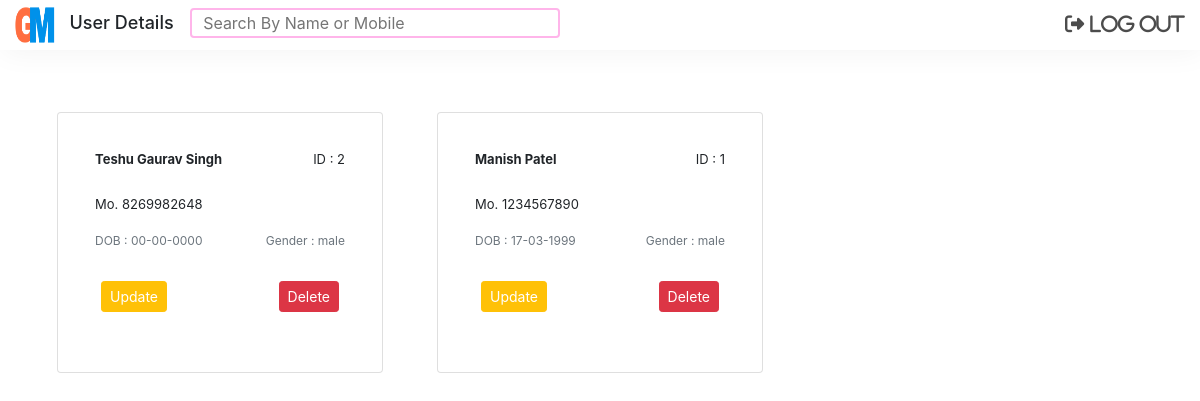
The app's page /admin/user/user-details.php (signed in) with its own data.
### tables this page shows
CREATE TABLE `user` (
  `user_id` int(10) NOT NULL,
  `mobile_number` varchar(10) NOT NULL,
  `password` varchar(100) NOT NULL,
  `role` varchar(50) NOT NULL,
  `user_wallet_owner` int(1) NOT NULL,
  `user_wallet` varchar(100) NOT NULL,
  `user_wallet_expiry` varchar(21) NOT NULL,
  `user_full_name` varchar(200) NOT NULL,
  `user_dob` varchar(20) NOT NULL,
  `user_gender` varchar(6) NOT NULL,
  `user_loc_id` int(10) NOT NULL,
  `user_entry_date` varchar(21) NOT NULL,
  `user_update_date` varchar(21) NOT NULL
);

### admin/user/user-details.php (the view, shortened to what this page needs)
<?php
	require_once '../control/identification.php';
?>
<!DOCTYPE html>
<html lang="en">
<head>
    <link rel="stylesheet" href="https://maxcdn.bootstrapcdn.com/bootstrap/4.0.0/css/bootstrap.min.css"
>
</head>
<body>
    <header class="navigation fix-nav">
        <div class="logo-img">
            <div class="d-inline-block">
                <a href="#" class="logo"><img src="../../sys_images/logo.png" alt="logo"></a>
            </div>
            <div class="d-inline-block">
                <h1>User Details</h1>
            </div>
			<span class="p-1 ml-2 search-bar-header">
				<input class="rounded search-input" type="text" name="search-header" id="search" placeholder="&nbsp;&nbsp;Search By Name or Mobile">
			</span>
        </div>
        <div class="right-menu">
            <a href="../login/logout.php" class="fa fa-sign-out">
                <span aria-hidden="true">Log Out</span>
            </a>
        </div>
    </header>
    <section class="home-body-content">
        <div class="container">
            <div class="row">
			<?php
				$user = "select user_id, user_full_name, mobile_number, user_dob, user_gender from user order by user_id desc";
				$user_result = mysqli_query($conn, $user);
				if(mysqli_num_rows($user_result)<=0)
					echo "<div class='text-center p-4'>No Users Yet.</div>";
				else{
					while($user_row=mysqli_fetch_assoc($user_result)){
			?>
                <div class="col-lg-4 col-md-4">
                    <div class="card my_card">
                        <div class="card-body">
                            <div class="d-flex mb-3 NU">
                                <div class="p-2 mr-auto"><b><?php echo $user_row['user_full_name'];?></b></div>
                                <div class="p-2">ID : <?php echo $user_row['user_id'];?></div>
                            </div>
                            <div class="d-flex mb-3">
                                <div class="p-2 mr-auto NU">Mo. <?php echo $user_row['mobile_number'];?></div>
                            </div>
                            <div class="d-flex mb-3 DG name">
                                <div class="p-2 mr-auto text-muted">DOB : <?php echo $user_row['user_dob'];?></div>
                                <div class="p-2 text-muted">Gender : <?php echo $user_row['user_gender'];?></div>
                            </div>
                            <div class="d-flex mb-3 buttoning">
                                <div class="p-2 mr-auto">
                                    <a href="update-pass-interface.php?uid=<?php echo $user_row['user_id'];?>&mno=<?php echo $user_row['mobile_number'];?>"><button class="btn btn-sm btn-warning" id="left" style="color:white">
                                        Update
                                    </button></a>
                                </div>
                                <div class="p-2">
                                    <a href="delete-account.php?uid=<?php echo $user_row['user_id'];?>"><button class="btn btn-sm btn-danger" id="right" style="color:white">
                                        Delete
                                    </button></a>
                                </div>
                            </div>
                        </div>
                    </div>
                </div>
                <?php
					}
				}
				?>
            </div>
        </div>
    </section>
</body>
</html>

### admin/user/user-details.php (style rules this page uses)
.home-body-content, .default-body-content { padding-top: 50px; padding-bottom: 50px; }
.home-body-content .my_card { margin-bottom: 25px; transition-duration: 0.4s; }
.my_card { padding: 16px; margin: 12px; }
.NU { margin: -7px; font-size: 13px; }
.DG { margin: -7px; font-size: 12px; }
.buttoning { size: 12px; margin: -1px; font-size: x-small; }
.btn-group-sm>.btn, .btn-sm { font-size: .875rem; border-radius: .2rem; }
a { text-decoration: none; color: black; }
.navigation { display: flex; justify-content: space-between; align-items: center; padding: 5px; }
h1 { font-size: 18px; margin-left: 10px; }
.logo { width: 200px; margin-left: 10px; }
.logo img { height: 40px; width: 40px; }
.right-menu a { margin: 0px 10px; font-size: 1.2rem; color: rgba(0, 0, 0, 0.7); }
.fix-nav { width: 100%; position: -webkit-sticky; position: sticky; top: 0; left: 0px; background-color: #ffffff; box-shadow: 2px 2px 30px rgba(0, 0, 0, 0.05); z-index: 102; }
.search-input { border: 2px solid #ffb5ea; width:370px; }

### records on screen
user: user_full_name "Teshu Gaurav Singh", user_id "2", mobile_number "8269982648", user_dob "00-00-0000", user_gender "male"
user: user_full_name "Manish Patel", user_id "1", mobile_number "1234567890", user_dob "17-03-1999", user_gender "male"
